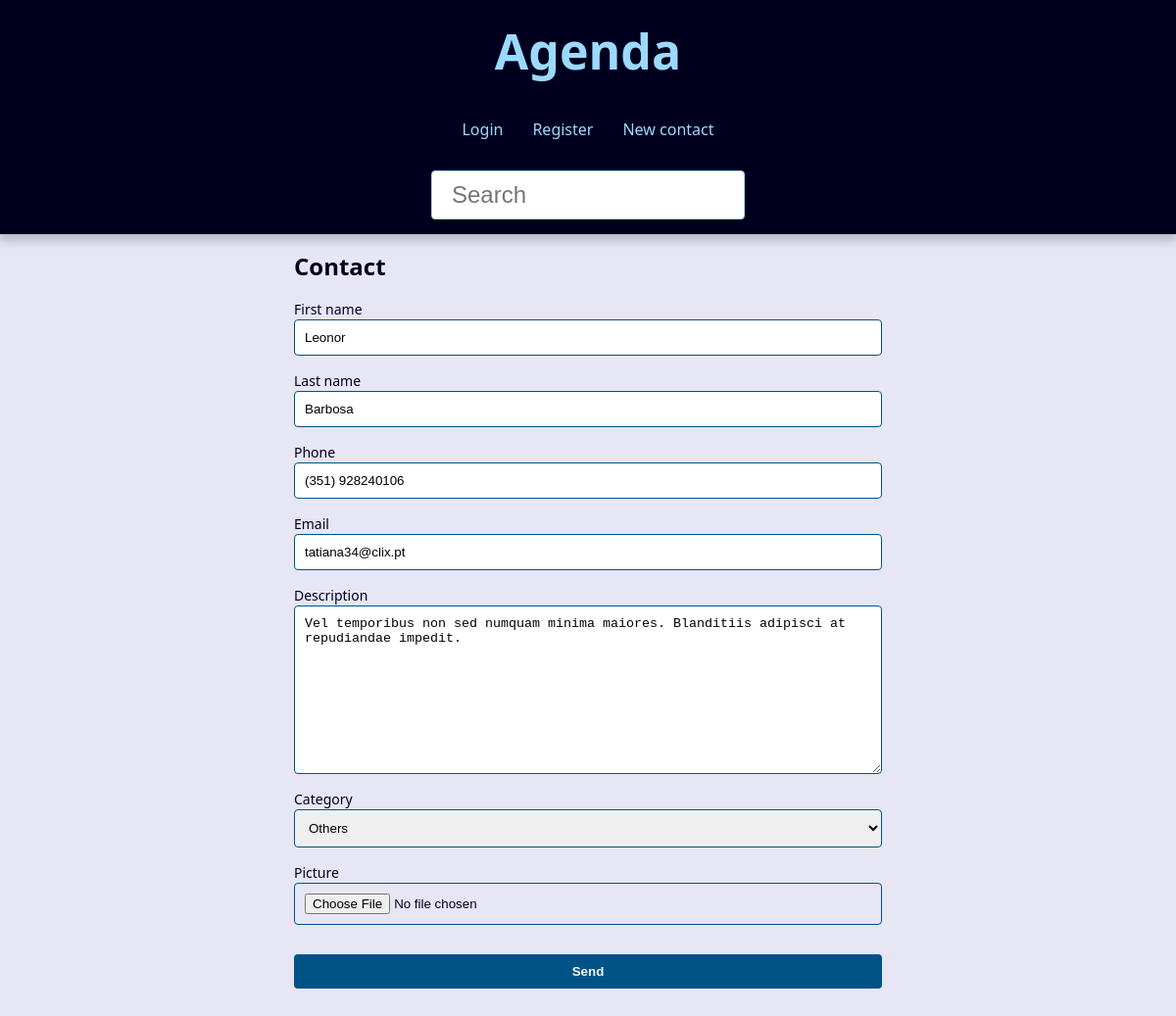
/5/update, run on the app's committed database.
### contact/models.py (models this page shows, shortened)
class Contact(models.Model):
    first_name = models.CharField(max_length=20)
    last_name = models.CharField(max_length=20)
    phone = models.CharField(max_length=12)
    email = models.EmailField(max_length=100,blank=True)
    created_date = models.DateTimeField(default=timezone.now)
    description = models.TextField(blank=True)
    picture = models.ImageField(blank=True,upload_to='pictures/%Y/%m/')
    category = models.ForeignKey(Category, on_delete=models.SET_NULL, blank=True, null=True)
    owner = models.ForeignKey(User, on_delete=models.SET_NULL, blank=True, null=True)
    show = models.BooleanField(default=True)

### forms.py (the view)
# urls.py: path('<int:contact_id>/update', forms.update, name="update"),
def update(request, contact_id):
    contact = get_object_or_404(Contact, pk=contact_id, show=True)
    form_action = reverse('contact:update', kwargs={'contact_id':contact_id})
    if request.method == 'POST':
        form = ContactForm(request.POST,request.FILES,instance=contact)
        if form.is_valid():
            contact = form.save()
            return redirect('contact:update', contact_id = contact.id)
    else:
        form = ContactForm(instance=contact)
    contexto = { 'form': form, 'form_action': form_action }
    return render(request,'contact/create.html',contexto)

### forms.py
class ContactForm(forms.ModelForm):
    picture = forms.ImageField(
        widget = forms.FileInput(attrs={'accept': 'image/*'})
    )
    class Meta:
        model = Contact
        fields = ('first_name','last_name','phone','email','description','category','picture')
        widgets = {
                    'first_name': forms.TextInput(
                        attrs={'class': 'class-a', 'placeholder': 'Escreva o seu primeiro nome'}
                        )
                    }

### contact/models.py (called while the page is built)
    def __str__(self):
        return f'{self.name}'

### contact/templates/contact/create.html (shortened to what this page needs)
{% extends "global/base.html" %}
{% block content %}
    <div class="form-wrapper">
        <h2>Contact</h2>
        <form action="{{ form_action }}" method="POST" enctype="multipart/form-data">
            <div class="form-content">
                {% for field in form %}
                    <div class="form-group">
                        <label for="{{ field.id_for_label}}">{{ field.label }}</label>
                        {{ field }}
                    </div>
                {% endfor %}
            </div>
            <div class="form-content">
                <div class="form-group">
                    <button class="btn" type="submit">Send</button>
                </div>
            </div>
        </form>
    </div>
{% endblock content %}

### base_static/global/css/style.css (style rules this page uses)
:root { --spacing: 1.5rem; --link-dark-color: rgb(0, 83, 134); --link-light-color: rgb(156, 217, 255); --clr-white: rgb(245, 245, 255); --clr-black: rgb(0, 0, 30); --clr-light-gray: rgb(230, 230, 245); --clr-dark-shadow-5: rgba(0, 0, 10, 5%); --clr-dark-shadow-10: rgba(0, 0, 10, 10%); --clr-dark-shadow-20: rgba(0, 0, 10, 20%); --clr-light-shadow-5: rgba(200, 200, 255, 5%); --clr-light-shadow-10: rgba(200, 200, 255, 10%); --clr-light-shadow-20: rgba(200, 200, 255, 20%); --main-page-width: 120rem; --table-min-width: 60rem; --biggest-font-size: 5rem; --bigger-font-size: 4rem; --big-font-size: 3.2rem; --medium-font-size: 2.4rem; --small-font-size: 1.6rem; --smaller-font-size: 1.4rem; --smallest-font-size: 1.2rem; --transition-fast: 300ms; --transition-medium: 600ms; --transition-slow: 1s; --default-border-radius: 4px; }
*, *::before, *::after { margin: 0; padding: 0; box-sizing: border-box; }
html { font-size: 62.5%; }
body { font-family: system-ui, -apple-system, BlinkMacSystemFont, 'Segoe UI', Roboto, Oxygen, Ubuntu, Cantarell, 'Open Sans', 'Helvetica Neue', sans-serif; line-height: 1.5; font-size: var(--small-font-size); color: var(--clr-black); -webkit-font-smoothing: antialiased; background: var(--clr-light-gray); }
.form-wrapper { max-width: 60rem; margin: var(--spacing) auto; }
.form-content { margin: var(--spacing) 0; }
.form-group { display: flex; flex-direction: column; padding-bottom: var(--spacing); }
.form-group input, .form-group textarea, .form-group select { padding: 1rem; border-radius: var(--default-border-radius); border: 1px solid var(--link-dark-color); }
.form-group label { font-size: var(--smaller-font-size); }
.btn { background-color: var(--link-dark-color); color: var(--clr-white); font-weight: bold; border: none; padding: 1rem 2rem; border-radius: var(--default-border-radius); cursor: pointer; transition: filter var(--transition-fast) ease-in-out; }

### data on the page
Contact: form "Leonor" "Barbosa" "(351) 928240106" "tatiana34@clix.pt" "Vel temporibus non sed numquam minima maiores. Blanditiis adipisci at repudiandae impedit." "Others"

### other printed values
{{ field.label }} "First name" "Last name" "Phone" "Email" "Description" "Category" "Picture"
